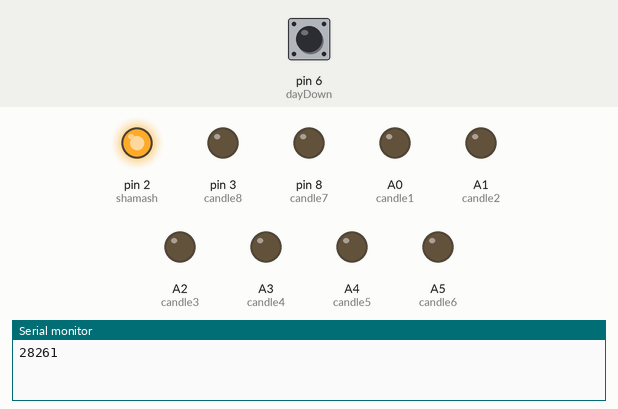
A sketch run on a simulated Arduino Uno, built with avr-gcc and run on an emulated ATmega328P. Parts: output pins drawn as LEDs (lit = HIGH), the last lines printed to the serial monitor. Inputs (shaded band) come from the test bench; at power-on: pin 6 (dayDown) LOW. Storage starts empty; random numbers use the default seed unless the sketch sets one; the audio player accepts every command and is not drawn.

Above: at 0.1 s.
At 8.1 s:
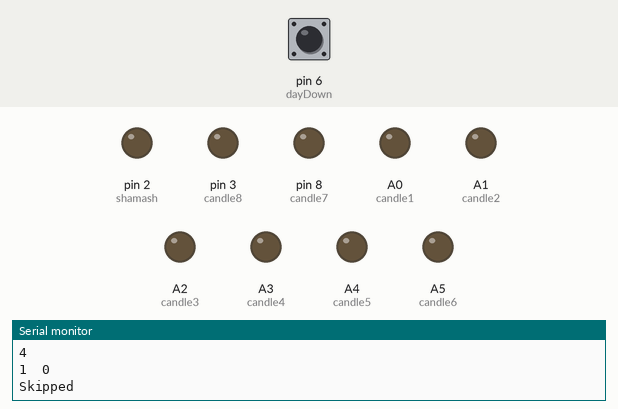
At 14.6 s:
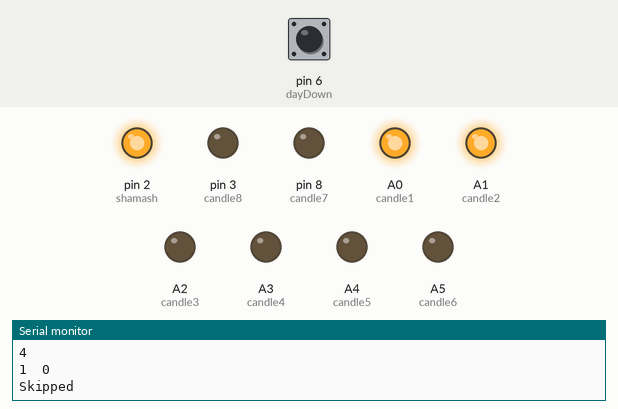
At 21.1 s:
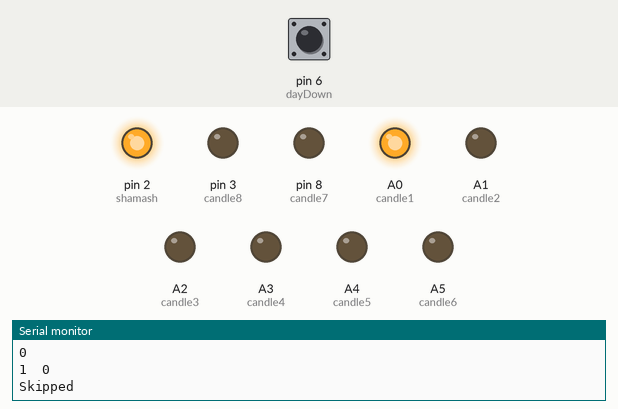
At 25.1 s:
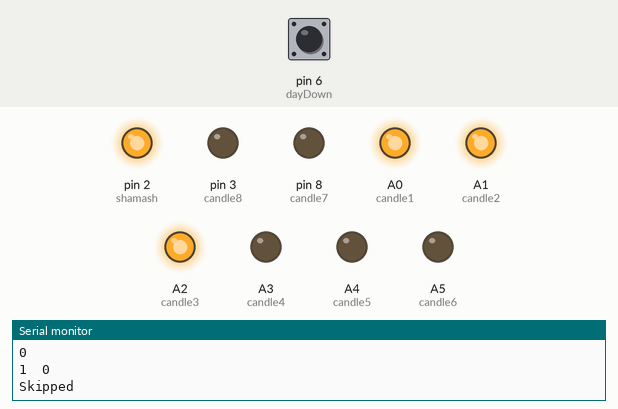
At 37.6 s:
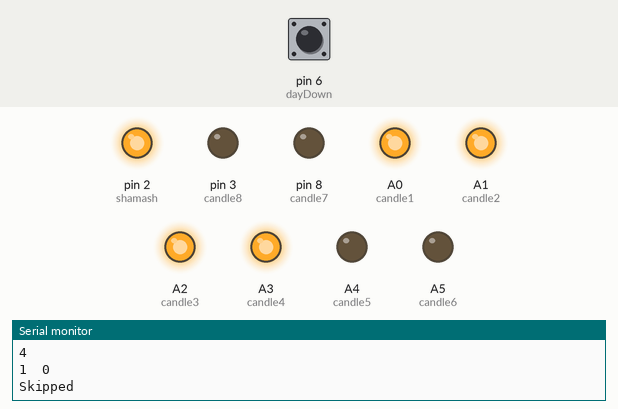
Timing chart, 0 to 40.0 s (numbered marks = the images above):
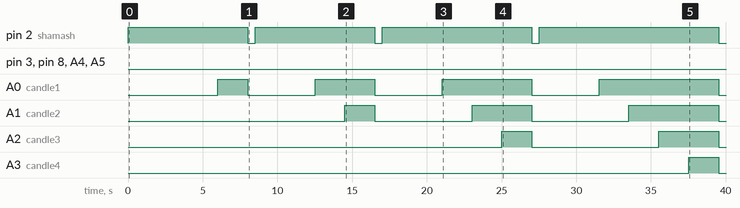

The sketch:

Hanuuka.ino
```cpp
#include <TMRpcm.h>
#include <SD.h>
#include <SPI.h>

TMRpcm tmrpcm;
long k = 0;
int skipDay = 0;

int shamash = 2;
int candle1 = A0;
int candle2 = A1;
int candle3 = A2;
int candle4 = A3;
int candle5 = A4;
int candle6 = A5;
int candle7 = 8;
int candle8 = 3;

int dayUp = 5;
int dayDown = 6;

int day = 1;
int tempRead = 1;

void setup()
{

  Serial.begin(9600);

  tmrpcm.speakerPin = 9; //Set speaker output pin to 9
  pinMode(9, INPUT);

   if (!SD.begin(10)) {
    Serial.println("SD card initialization failed!");
    return;
  }

pinMode(candle1, OUTPUT);
pinMode(candle2, OUTPUT);
pinMode(candle3, OUTPUT);
pinMode(candle4, OUTPUT);
pinMode(candle5, OUTPUT);
pinMode(candle6, OUTPUT);
pinMode(candle7, OUTPUT);
pinMode(candle8, OUTPUT);
pinMode(shamash, OUTPUT);
pinMode(dayUp, INPUT);
pinMode(dayDown, INPUT);

digitalWrite(candle1, LOW);
digitalWrite(candle2, LOW);
digitalWrite(candle3, LOW);
digitalWrite(candle4, LOW);
digitalWrite(candle5, LOW);
digitalWrite(candle6, LOW);
digitalWrite(candle7, LOW);
digitalWrite(candle8, LOW);
digitalWrite(shamash, LOW);
digitalWrite(dayUp, LOW);
digitalWrite(dayDown, LOW);
Serial.println('setup done');
}


void loop()
{
      while (day < 9)
{
                burnout(day);
                day = day +1;
}
}
```

Doifix.ino
```cpp
int Doifix (int day)
  {
    tempRead = digitalRead(dayDown);
    if (dayDown  < 0.2 )
    {
    day = day -1;
    tone(9,500,500);
    }

    if (dayUp  < 0.2 )
    {
    day = day + 1;
    tone(9,500,500);
    }

return day;
  }
```

Translator.ino
```cpp
void Translator (int day)
{
switch (day)
{
case 0:
        digitalWrite(shamash, LOW);
        digitalWrite(candle1, LOW);
        digitalWrite(candle2, LOW);
        digitalWrite(candle3, LOW);
        digitalWrite(candle4, LOW);
        digitalWrite(candle5, LOW);
        digitalWrite(candle6, LOW);
        digitalWrite(candle7, LOW);
        digitalWrite(candle8, LOW);
        break;

 case 1:
        digitalWrite(shamash, HIGH);
        digitalWrite(candle1, HIGH);
        digitalWrite(candle2, LOW);
        digitalWrite(candle3, LOW);
        digitalWrite(candle4, LOW);
        digitalWrite(candle5, LOW);
        digitalWrite(candle6, LOW);
        digitalWrite(candle7, LOW);
        digitalWrite(candle8, LOW);
        break;

 case 2:
        digitalWrite(shamash, HIGH);
        digitalWrite(candle1, HIGH);
        delay(2000);
        digitalWrite(candle2, HIGH);
        digitalWrite(candle3, LOW);
        digitalWrite(candle4, LOW);
        digitalWrite(candle5, LOW);
        digitalWrite(candle6, LOW);
        digitalWrite(candle7, LOW);
        digitalWrite(candle8, LOW);
        break;

 case 3:
        digitalWrite(shamash, HIGH);
        digitalWrite(candle1, HIGH);
        delay(2000);
        digitalWrite(candle2, HIGH);
        delay(2000);
        digitalWrite(candle3, HIGH);
        digitalWrite(candle4, LOW);
        digitalWrite(candle5, LOW);
        digitalWrite(candle6, LOW);
        digitalWrite(candle7, LOW);
        digitalWrite(candle8, LOW);

        break;

  case 4:
        digitalWrite(shamash, HIGH);
        digitalWrite(candle1, HIGH);
        delay(2000);
        digitalWrite(candle2, HIGH);
        delay(2000);
        digitalWrite(candle3, HIGH);
        delay(2000);
        digitalWrite(candle4, HIGH);
        digitalWrite(candle5, LOW);
        digitalWrite(candle6, LOW);
        digitalWrite(candle7, LOW);
        digitalWrite(candle8, LOW);
        break;

  case 5:
        digitalWrite(shamash, HIGH);
        digitalWrite(candle1, HIGH);
        delay(2000);
        digitalWrite(candle2, HIGH);
        delay(2000);
        digitalWrite(candle3, HIGH);
        delay(2000);
        digitalWrite(candle4, HIGH);
        delay(2000);
        digitalWrite(candle5, HIGH);
        digitalWrite(candle6, LOW);
        digitalWrite(candle7, LOW);
        digitalWrite(candle8, LOW);
        break;

   case 6:
        digitalWrite(shamash, HIGH);
        digitalWrite(candle1, HIGH);
        delay(2000);
        digitalWrite(candle2, HIGH);
        delay(2000);
        digitalWrite(candle3, HIGH);
        delay(2000);
        digitalWrite(candle4, HIGH);
        delay(2000);
        digitalWrite(candle5, HIGH);
        delay(2000);
        digitalWrite(candle6, HIGH);
        digitalWrite(candle7, LOW);
        digitalWrite(candle8, LOW);
        break;

    case 7:
        digitalWrite(shamash, HIGH);
        digitalWrite(candle1, HIGH);
        delay(2000);
        digitalWrite(candle2, HIGH);
        delay(2000);
        digitalWrite(candle3, HIGH);
        delay(2000);
        digitalWrite(candle4, HIGH);
        delay(2000);
        digitalWrite(candle5, HIGH);
        delay(2000);
        digitalWrite(candle6, HIGH);
        delay(2000);
        digitalWrite(candle7, HIGH);
        digitalWrite(candle8, LOW);
        break;

     case 8:
        digitalWrite(shamash, HIGH);
        digitalWrite(candle1, HIGH);
        delay(2000);
        digitalWrite(candle2, HIGH);
        delay(2000);
        digitalWrite(candle3, HIGH);
        delay(2000);
        digitalWrite(candle4, HIGH);
        delay(2000);
        digitalWrite(candle5, HIGH);
        delay(2000);
        digitalWrite(candle6, HIGH);
        delay(2000);
        digitalWrite(candle7, HIGH);
        delay(2000);
        digitalWrite(candle8, HIGH);
        break;
}


}
```

burnout.ino
```cpp
void burnout (int day)
{
digitalWrite(shamash, HIGH);
playBlessings(day);
delay (2000);
Translator(day);
delay(2000);
playBlessings ();
for (k=1; k<172800 ; k++){
skipDay = digitalRead(dayDown);
Serial.print(k);
Serial.print("  ");
Serial.println(skipDay);
if (k > 21600)
{
Translator(0);
}
if (skipDay < 0.2)
{
k = 172800;
Translator(0);
Serial.println("Skipped");
}
delay(500);
}
k=1;
}
```

pickasong.ino
```cpp
void pickasong (int pick)
{
switch (pick)
{
case 1:
  tmrpcm.play("song1.wav");
  while (tmrpcm.isPlaying()) {
    delay(250);
  }
  break;

case 2:
  tmrpcm.play("song2.wav");
  while (tmrpcm.isPlaying()) {
    delay(250);
  }
  break;

case 3:
  tmrpcm.play("song3.wav");
  while (tmrpcm.isPlaying()) {
    delay(250);
  }
  break;

case 4:
  tmrpcm.play("song4.wav");
  while (tmrpcm.isPlaying()) {
    delay(250);
  }
  break;

case 5:
  tmrpcm.play("song5.wav");
  while (tmrpcm.isPlaying()) {
    delay(250);
  }
  break;

  case 6:
  tmrpcm.play("song6.wav");
  while (tmrpcm.isPlaying()) {
    delay(250);
  }
  break;

  case 7:
  tmrpcm.play("song7.wav");
  while (tmrpcm.isPlaying()) {
    delay(250);
  }
  break;

  case 8:
  tmrpcm.play("song8.wav");
  while (tmrpcm.isPlaying()) {
    delay(250);
  }
  break;

}

}
```

playBlessings.ino
```cpp
void playBlessings (int day)
{
  tmrpcm.play("fbless.wav");
  while (tmrpcm.isPlaying()) {
    delay(250);
  }
  delay(2000);
  tmrpcm.play("sbless.wav");
  while (tmrpcm.isPlaying()) {
    delay(250);
  }
  if (day == 1) {
    delay(2000);
    tmrpcm.play("tbless.wav");
    while (tmrpcm.isPlaying()) {
      delay(250);
    }
  }

}
```

playSongs.ino
```cpp
int firstSong = 0;
int secondSong = 0;
 void playBlessings ()
{
  tmrpcm.play("maoztzur.wav");
  while (tmrpcm.isPlaying()) {
    delay(250);
  }
 firstSong = random(0, 5);
 secondSong = random(0, 5);
 while (firstSong == secondSong) {
 secondSong = random(0, 5);
 }
  Serial.println(firstSong);
   Serial.println(secondSong);

   pickasong(firstSong);
   pickasong(secondSong);
}
```

Measured:
- by itself, pin 2 (shamash): LOW → HIGH at 0.02 s, → LOW 8.0 s later, → HIGH 0.50 s later, → LOW 8.0 s later, … (8 changes in this stretch)
- by itself, A0 (candle1): LOW → HIGH at 6.0 s, → LOW 2.0 s later, → HIGH 4.5 s later, → LOW 4.0 s later, … (8 changes in this stretch)
- by itself, A1 (candle2): goes HIGH 2.0 s, LOW 6.5 s, HIGH 4.0 s, LOW 6.5 s, HIGH 6.0 s, then LOW
- by itself, A2 (candle3): LOW → HIGH at 25.0 s, → LOW 2.0 s later, → HIGH 8.5 s later, → LOW 4.0 s later
- by itself, A3 (candle4): LOW → HIGH at 37.5 s, → LOW 2.0 s later
